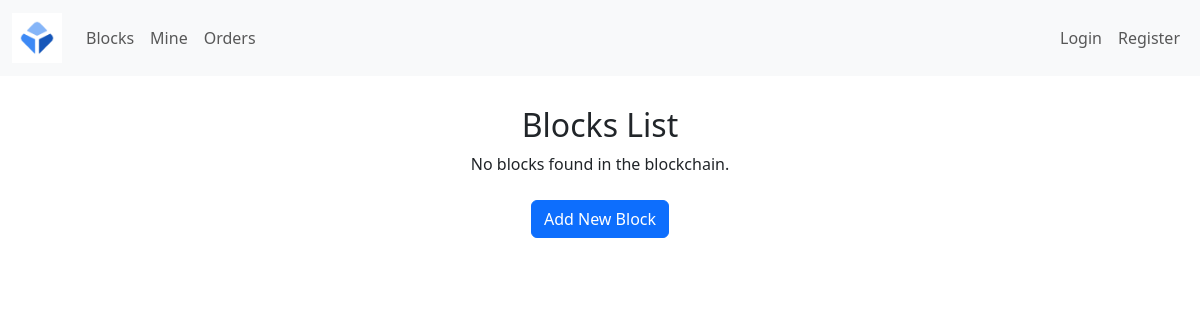
The page /blocks/ on the database as committed earlier.
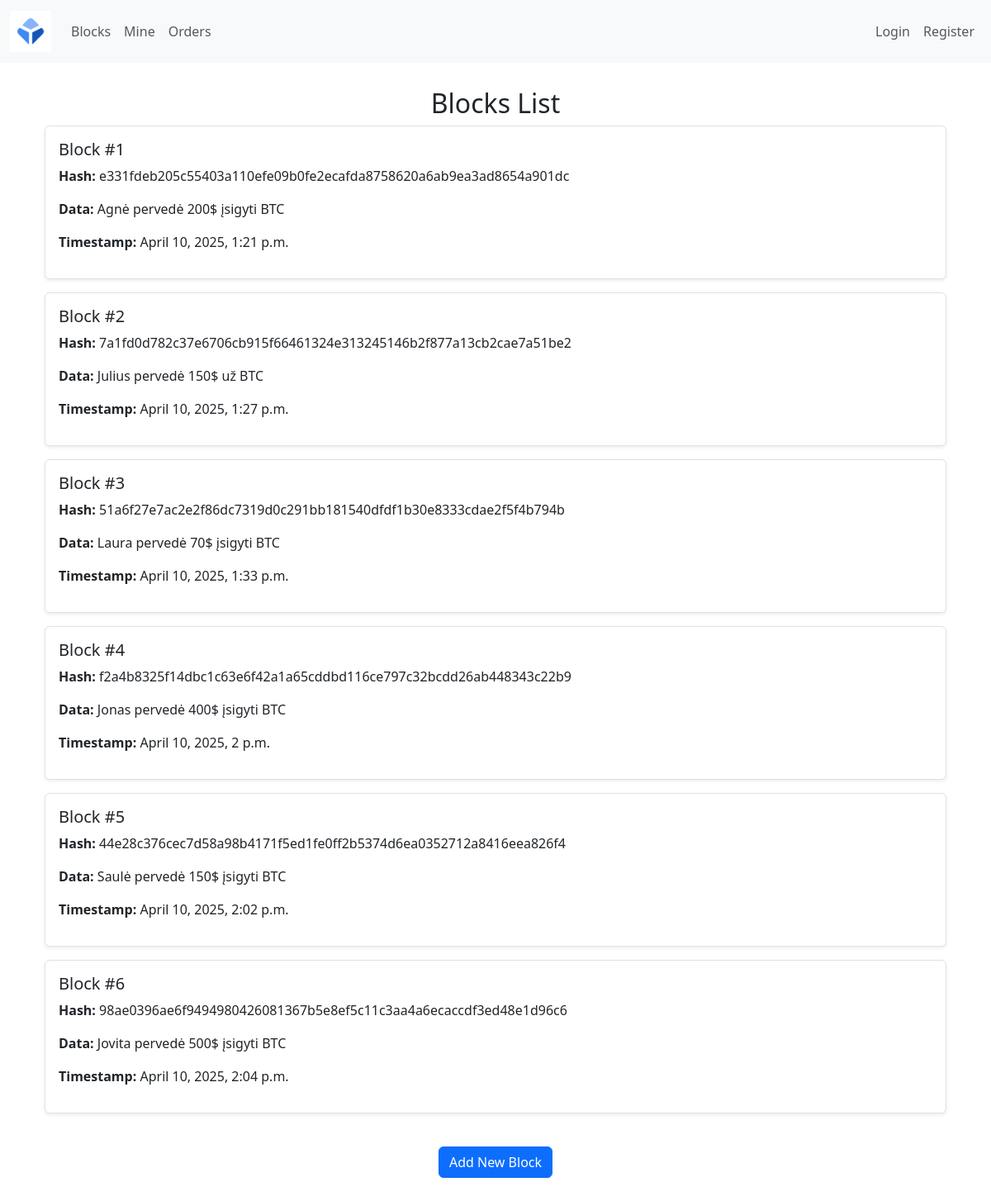
The same page on the database as committed later.
### blockchain/models.py (models this page shows, shortened)
class Block(models.Model):
    timestamp = models.DateTimeField(default=datetime.utcnow)
    data = models.TextField()
    previous_hash = models.CharField(max_length=64)
    hash = models.CharField(max_length=64)
    objects = None

### blockchain/views.py (the view)
# urls.py: path('blocks/', views.block_list, name='blocks'),
def block_list(request):
    blocks = Block.objects.all()
    return render(request, 'blockchain/block_list.html', {'blocks': blocks})

### blockchain/templates/blockchain/block_list.html (shortened to what this page needs)
{% extends 'blockchain/base.html' %}
{% block content %}
<div class="container">
    <h2 class="text-center">Blocks List</h2>
    {% if blocks %}
        <div class="list-group">
            {% for block in blocks %}
                <div class="list-group-item mb-3 p-3 border rounded shadow-sm">
                    <h5>Block #{{ forloop.counter }}</h5>
                    <p><strong>Hash:</strong> {{ block.hash }}</p>
                    <p><strong>Data:</strong> {{ block.data }}</p>
                    <p><strong>Timestamp:</strong> {{ block.timestamp }}</p>
                </div>
            {% endfor %}
        </div>
    {% else %}
        <p class="text-center">No blocks found in the blockchain.</p>
    {% endif %}
    <div class="text-center mt-4">
        <a href="{% url 'create_block' %}" class="btn btn-primary">Add New Block</a>
    </div>
</div>
{% endblock %}

Rows that differ between the two databases and show on the page:
added Block: hash "e331fdeb205c55403a110efe09b0fe2ecafda8758620a6ab9ea3ad8654a901dc", data "Agnė pervedė 200$ įsigyti BTC", timestamp "April 10, 2025, 1:21 p.m."
added Block: hash "7a1fd0d782c37e6706cb915f66461324e313245146b2f877a13cb2cae7a51be2", data "Julius pervedė 150$ už BTC", timestamp "April 10, 2025, 1:27 p.m."
added Block: hash "51a6f27e7ac2e2f86dc7319d0c291bb181540dfdf1b30e8333cdae2f5f4b794b", data "Laura pervedė 70$ įsigyti BTC", timestamp "April 10, 2025, 1:33 p.m."
added Block: hash "f2a4b8325f14dbc1c63e6f42a1a65cddbd116ce797c32bcdd26ab448343c22b9", data "Jonas pervedė 400$ įsigyti BTC", timestamp "April 10, 2025, 2 p.m."
added Block: hash "44e28c376cec7d58a98b4171f5ed1fe0ff2b5374d6ea0352712a8416eea826f4", data "Saulė pervedė 150$ įsigyti BTC", timestamp "April 10, 2025, 2:02 p.m."
added Block: hash "98ae0396ae6f9494980426081367b5e8ef5c11c3aa4a6ecaccdf3ed48e1d96c6", data "Jovita pervedė 500$ įsigyti BTC", timestamp "April 10, 2025, 2:04 p.m."
Other text that changed with them:
text no longer shown: "No blocks found in the blockchain."
